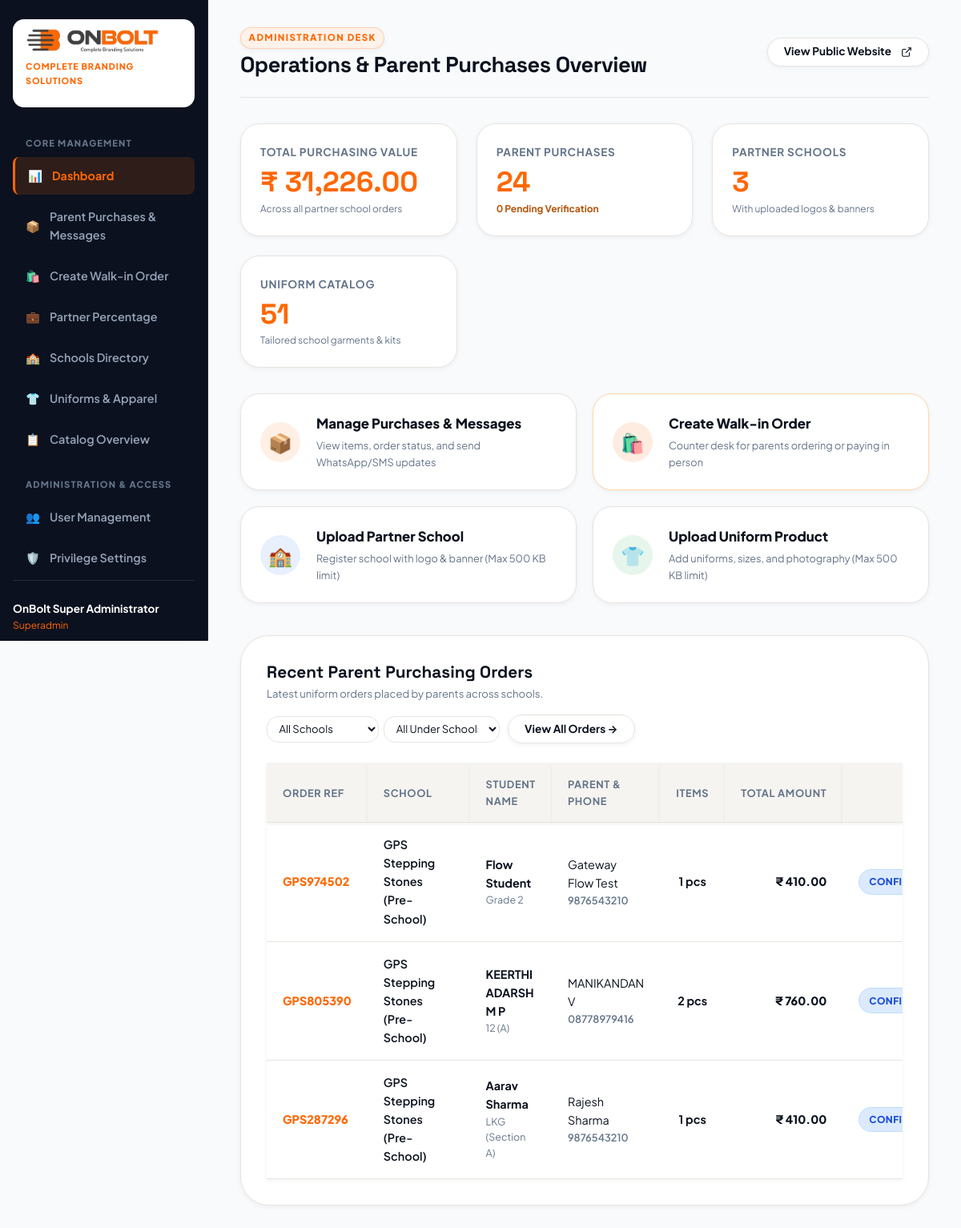
The page /admin/index.php (signed in) on the database its author committed.
### tables this page shows
CREATE TABLE `orders` (
  `id` int(10) unsigned NOT NULL AUTO_INCREMENT,
  `order_reference` varchar(60) NOT NULL,
  `school_id` int(10) unsigned NOT NULL,
  `sub_school_id` int(10) unsigned DEFAULT NULL,
  `parent_id` int(10) unsigned DEFAULT NULL,
  `parent_name` varchar(150) NOT NULL,
  `student_name` varchar(150) NOT NULL,
  `gender` varchar(20) DEFAULT NULL,
  `grade_class` varchar(50) NOT NULL,
  `mobile` varchar(50) NOT NULL,
  `alt_mobile` varchar(50) DEFAULT NULL,
  `email` varchar(150) DEFAULT NULL,
  `delivery_address` text NOT NULL,
  `pincode` varchar(20) NOT NULL,
  `state` varchar(100) NOT NULL DEFAULT 'Kerala',
  `total_items` int(11) NOT NULL DEFAULT 1,
  `subtotal` decimal(10,2) NOT NULL DEFAULT 0.00,
  `shipping_fee` decimal(10,2) NOT NULL DEFAULT 0.00,
  `tax_amount` decimal(10,2) NOT NULL DEFAULT 0.00,
  `total_amount` decimal(10,2) NOT NULL DEFAULT 0.00,
  `refund_amount` decimal(10,2) NOT NULL DEFAULT 0.00,
  `refund_status` enum('None','Pending','Approved','Rejected') NOT NULL DEFAULT 'None',
  `refund_requested_by` varchar(100) DEFAULT NULL,
  `refund_approved_by` varchar(100) DEFAULT NULL,
  `refund_notes` text DEFAULT NULL,
  `refunded_at` datetime DEFAULT NULL,
  `payment_status` varchar(60) NOT NULL DEFAULT 'Pending',
  `payment_method` varchar(50) NOT NULL DEFAULT 'WhatsApp / Offline',
  `order_status` varchar(60) NOT NULL DEFAULT 'Pending',
  `admin_notes` text DEFAULT NULL,
  `courier_name` varchar(100) DEFAULT NULL,
  `tracking_number` varchar(100) DEFAULT NULL,
  `fulfillment_type` enum('Courier','Handover','Counter') NOT NULL DEFAULT 'Courier',
  `handover_staff` varchar(100) DEFAULT NULL,
  `handover_recipient` varchar(150) DEFAULT NULL,
  `handover_code` varchar(50) DEFAULT NULL,
  `handover_at` datetime DEFAULT NULL,
  `exchange_requested` tinyint(1) DEFAULT 0,
  `exchange_details` text DEFAULT NULL,
  `pdf_url` varchar(255) DEFAULT NULL,
  `created_at` timestamp NOT NULL DEFAULT current_timestamp(),
  `updated_at` timestamp NOT NULL DEFAULT current_timestamp() ON UPDATE current_timestamp(),
  PRIMARY KEY (`id`),
  UNIQUE KEY `uq_order_ref` (`order_reference`),
  KEY `idx_orders_school` (`school_id`),
  KEY `idx_orders_parent` (`parent_id`),
  KEY `idx_orders_status` (`order_status`),
  CONSTRAINT `fk_orders_school` FOREIGN KEY (`school_id`) REFERENCES `schools` (`id`) ON DELETE CASCADE
);

CREATE TABLE `schools` (
  `id` int(10) unsigned NOT NULL AUTO_INCREMENT,
  `parent_id` int(10) unsigned DEFAULT NULL,
  `has_sub_schools` tinyint(1) NOT NULL DEFAULT 0,
  `sub_school_label` varchar(100) DEFAULT 'School',
  `name` varchar(180) NOT NULL,
  `slug` varchar(120) NOT NULL,
  `code` varchar(50) DEFAULT NULL,
  `location` varchar(180) DEFAULT NULL,
  `city` varchar(100) DEFAULT 'Trivandrum',
  `cluster` varchar(100) NOT NULL DEFAULT 'TVPM (Trivandrum)',
  `state` varchar(100) DEFAULT 'Kerala',
  `pincode` varchar(20) DEFAULT NULL,
  `contact_phone` varchar(50) DEFAULT '+91 9946925888',
  `contact_email` varchar(150) DEFAULT 'onboltconsumerindia@gmail.com',
  `whatsapp_number` varchar(50) DEFAULT '918848670739',
  `description` text DEFAULT NULL,
  `logo` varchar(255) DEFAULT NULL,
  `banner_image` varchar(255) DEFAULT NULL,
  `ordering_enabled` tinyint(1) NOT NULL DEFAULT 1,
  `enable_class_selection` tinyint(1) NOT NULL DEFAULT 1,
  `uniform_mode` enum('common','class_wise') NOT NULL DEFAULT 'common',
  `applicable_classes` text DEFAULT NULL,
  `allow_offline_payment` tinyint(1) NOT NULL DEFAULT 1,
  `allow_online_payment` tinyint(1) NOT NULL DEFAULT 0,
  `sort_order` int(11) NOT NULL DEFAULT 0,
  `status` tinyint(1) NOT NULL DEFAULT 1,
  `created_at` timestamp NOT NULL DEFAULT current_timestamp(),
  `updated_at` timestamp NOT NULL DEFAULT current_timestamp() ON UPDATE current_timestamp(),
  PRIMARY KEY (`id`),
  UNIQUE KEY `uq_schools_slug` (`slug`),
  UNIQUE KEY `uq_schools_code` (`code`),
  KEY `idx_schools_status` (`status`)
);

### admin/index.php (the view, shortened to what the rows shown need)
<?php
require_once __DIR__ . '/header.php';
$pdo = getDbConnection();
$orderSchoolCondition = "";
$totalRevenue = (float)$pdo->query("SELECT COALESCE(SUM(total_amount), 0) FROM orders WHERE order_status NOT IN ('Cancelled', 'Refunded')" . $orderSchoolCondition)->fetchColumn();
$allowedStatuses = ['Pending', 'Confirmed', 'In progress', 'Packed', 'Dispatched', 'Dispatched by hand', 'Delivered', 'Cancelled', 'Refunded'];
$recentOrdersSql = "SELECT o.*, s.name as school_name
                    FROM orders o
                    LEFT JOIN schools s ON o.school_id = s.id
                    WHERE 1=1";
$recentOrdersSql .= " ORDER BY o.id DESC LIMIT 6";
$recentOrders = $pdo->query($recentOrdersSql)->fetchAll();
?>
        <div class="stat-num" style="color:var(--brand-primary);"><?= formatCurrency($totalRevenue) ?></div>
<div style="background:#ffffff; border-radius:var(--radius-xl); border:1px solid var(--brand-border); padding:2rem; box-shadow:var(--shadow-sm);">
    <div class="table-scroll-frame" style="max-height:520px; overflow-y:auto; overflow-x:auto; position:relative; border-radius:0; border:none; border-top:1px solid #F1F5F9;">
        <table class="admin-table" style="margin:0; border:none; border-radius:0;">
            <thead>
                <tr>
                    <th style="white-space:nowrap; width:140px; position:sticky; top:0; z-index:10; background:var(--brand-surface-alt); box-shadow:0 1px 2px rgba(0,0,0,0.06);">Order Ref</th>
                    <th style="position:sticky; top:0; z-index:10; background:var(--brand-surface-alt); box-shadow:0 1px 2px rgba(0,0,0,0.06);">School</th>
                    <th style="position:sticky; top:0; z-index:10; background:var(--brand-surface-alt); box-shadow:0 1px 2px rgba(0,0,0,0.06);">Student Name</th>
                    <th style="position:sticky; top:0; z-index:10; background:var(--brand-surface-alt); box-shadow:0 1px 2px rgba(0,0,0,0.06);">Parent &amp; Phone</th>
                    <th style="text-align:center; white-space:nowrap; width:90px; position:sticky; top:0; z-index:10; background:var(--brand-surface-alt); box-shadow:0 1px 2px rgba(0,0,0,0.06);">Items</th>
                    <th style="text-align:right; white-space:nowrap; width:130px; position:sticky; top:0; z-index:10; background:var(--brand-surface-alt); box-shadow:0 1px 2px rgba(0,0,0,0.06);">Total Amount</th>
                    <th style="text-align:center; min-width:140px; white-space:nowrap; position:sticky; top:0; z-index:10; background:var(--brand-surface-alt); box-shadow:0 1px 2px rgba(0,0,0,0.06);">Status</th>
                </tr>
            </thead>
            <tbody>
                <?php if (empty($recentOrders)): ?>
                    <tr><td colspan="8" style="text-align:center; padding:2rem; color:var(--brand-muted);">No purchasing orders recorded yet.</td></tr>
                <?php else: ?>
                    <?php foreach ($recentOrders as $ro): ?>
                        <tr>
                            <td style="font-weight:800; color:var(--brand-primary); white-space:nowrap;"><?= sanitize($ro['order_reference']) ?></td>
                            <td style="font-weight:600;"><?= sanitize($ro['school_name'] ?: 'International School') ?></td>
                            <td>
                                <div style="font-weight:700;"><?= sanitize($ro['student_name']) ?></div>
                                <div style="font-size:0.78rem; color:var(--brand-muted);"><?= sanitize($ro['grade_class']) ?></div>
                            </td>
                            <td>
                                <div><?= sanitize($ro['parent_name']) ?></div>
                                <div style="font-size:0.8rem; color:var(--brand-muted); font-weight:600;"><?= sanitize($ro['mobile']) ?></div>
                            </td>
                            <td style="font-weight:700; text-align:center; white-space:nowrap;"><?= $ro['total_items'] ?> pcs</td>
                            <td style="font-weight:800; text-align:right; white-space:nowrap;"><?= formatCurrency($ro['total_amount']) ?></td>
                            <td style="text-align:center; white-space:nowrap;">
                                <div class="quick-status-wrap" style="position:relative; display:inline-flex; align-items:center;">
                                    <select class="order-status-quick-select"
                                            id="dash-order-status-<?= $ro['id'] ?>"
                                            data-order-id="<?= $ro['id'] ?>"
                                            data-current="<?= htmlspecialchars($ro['order_status']) ?>"
                                            onchange="changeDashOrderStatus(<?= $ro['id'] ?>, this.value, this)"
                                            style="padding:0.32rem 1.6rem 0.32rem 0.75rem; font-size:0.75rem; font-weight:800; border-radius:9999px; cursor:pointer; width:auto; text-transform:uppercase; letter-spacing:0.03em; appearance:none; -webkit-appearance:none; border-width:1.5px; border-style:solid; outline:none; transition:all 0.2s; <?= getOrderStatusSelectStyle($ro['order_status']) ?>">
                                        <?php foreach ($allowedStatuses as $st): ?>
                                            <option value="<?= $st ?>" <?= $ro['order_status'] === $st ? 'selected' : '' ?> style="background:#ffffff; color:#0F172A; font-weight:700;">
                                                <?= $st === 'Production' ? 'In Production' : $st ?>
                                            </option>
                                        <?php endforeach; ?>
                                    </select>
                                </div>
                            </td>
                        </tr>
                    <?php endforeach; ?>
                <?php endif; ?>
            </tbody>
        </table>
    </div>
</div>
<?php require_once __DIR__ . '/footer.php'; ?>

### rows shown on the page
orders: order_reference "GPS974502", school.name "GPS Stepping Stones (Pre-School)", student_name "Flow Student", grade_class "Grade 2", parent_name "Gateway Flow Test", mobile "9876543210", total_items "1", total_amount "₹ 410.00", order_status+id "Confirmed"
orders: order_reference "GPS805390", school.name "GPS Stepping Stones (Pre-School)", student_name "KEERTHI ADARSH M P", grade_class "12 (A)", parent_name "MANIKANDAN V", mobile "08778979416", total_items "2", total_amount "₹ 760.00", order_status+id "Confirmed"
orders: order_reference "GPS287296", school.name "GPS Stepping Stones (Pre-School)", student_name "Aarav Sharma", grade_class "LKG (Section A)", parent_name "Rajesh Sharma", mobile "9876543210", total_items "1", total_amount "₹ 410.00", order_status+id "Confirmed"

### other values the page prints
$adminName "OnBolt Super Administrator"
$adminRole "Superadmin"
$adminTitle "Operations & Parent Purchases Overview"
formatCurrency($totalRevenue) "₹ 31,226.00"
$totalOrders "24"
$pendingOrders "0"
$totalSchools "3"
$totalProducts "51"
